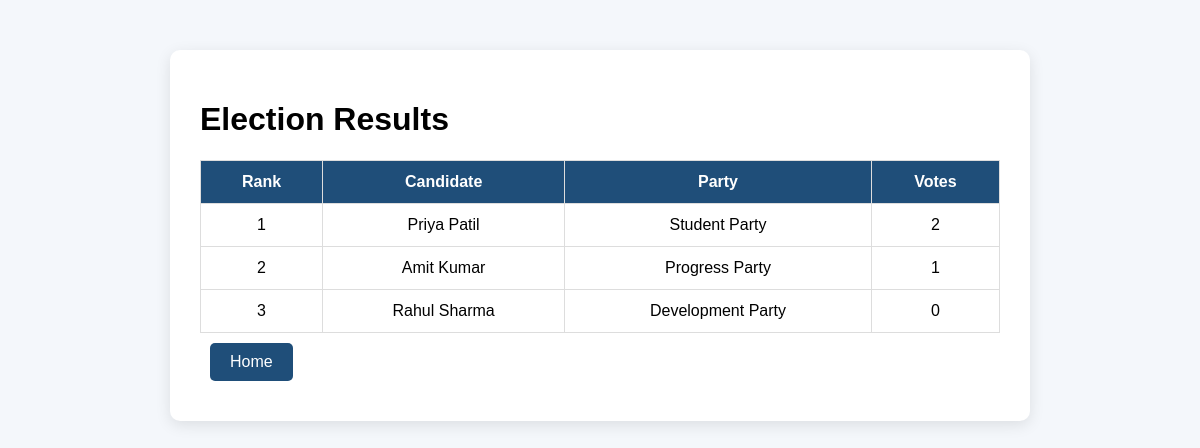
The app's page /results with its own data.
### tables this page shows
CREATE TABLE candidates (
            id INTEGER PRIMARY KEY AUTOINCREMENT,
            name TEXT NOT NULL,
            party TEXT NOT NULL,
            votes INTEGER DEFAULT 0
        );

### app.py (the view)
@app.route("/results")
def results():
    conn = get_db()
    candidates = conn.execute(
        """
        SELECT * FROM candidates
        ORDER BY votes DESC
        """
    ).fetchall()
    conn.close()
    return render_template(
        "result.html",
        candidates=candidates,
        users=None,
        admin=False
    )

### app.py (called while the page is built)
def get_db():
    conn = sqlite3.connect(DATABASE)
    conn.row_factory = sqlite3.Row
    return conn

### templates/result.html (shortened to what this page needs)
<!DOCTYPE html>
<html>
<head>
</head>
<body>
<div class="container">
    {% if admin %}
        <h1>Admin Dashboard</h1>
        <h2>Election Results</h2>
    {% else %}
        <h1>Election Results</h1>
    {% endif %}
    <table>
        <tr>
            <th>Rank</th>
            <th>Candidate</th>
            <th>Party</th>
            <th>Votes</th>
        </tr>
        {% for candidate in candidates %}
        <tr>
            <td>{{ loop.index }}</td>
            <td>{{ candidate["name"] }}</td>
            <td>{{ candidate["party"] }}</td>
            <td>{{ candidate["votes"] }}</td>
        </tr>
        {% endfor %}
    </table>
    {% if admin %}
        <a href="{{ url_for('logout') }}">Admin Logout</a>
    {% else %}
        <a href="{{ url_for('index') }}">Home</a>
    {% endif %}
</div>
</body>
</html>

### templates/result.html (style rules this page uses)
body { font-family: Arial; background: #f4f7fb; }
.container { width: 800px; margin: 50px auto; background: white; padding: 30px; border-radius: 10px; box-shadow: 0 4px 15px rgba(0,0,0,0.1); }
table { width: 100%; border-collapse: collapse; margin-top: 20px; }
th, td { padding: 12px; border: 1px solid #ddd; text-align: center; }
th { background: #1f4e79; color: white; }
a { display: inline-block; margin: 10px; padding: 10px 20px; background: #1f4e79; color: white; text-decoration: none; border-radius: 5px; }

### records on screen
candidates: name "Priya Patil", party "Student Party", votes "2"
candidates: name "Amit Kumar", party "Progress Party", votes "1"
candidates: name "Rahul Sharma", party "Development Party", votes "0"
